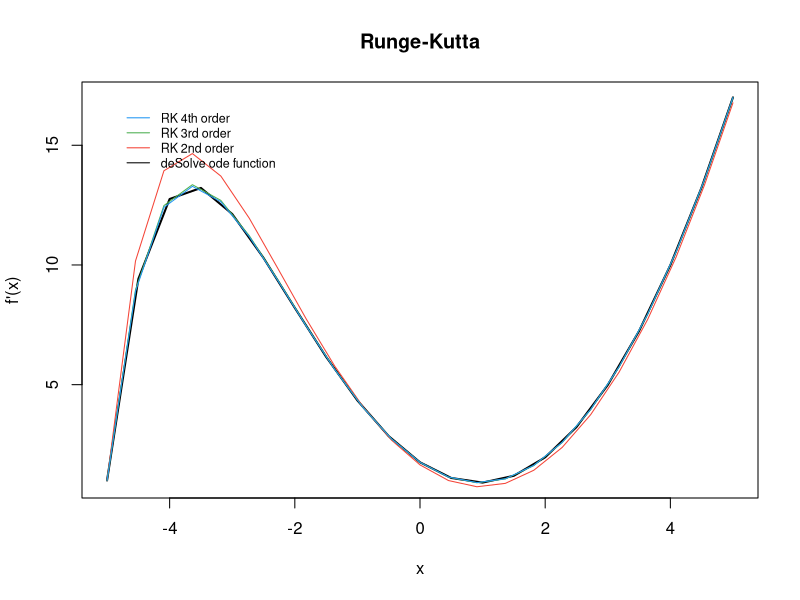
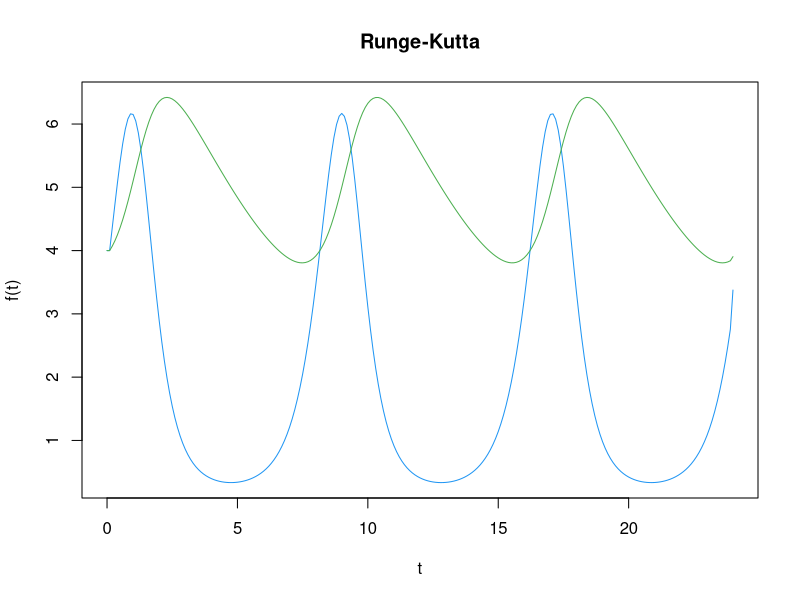
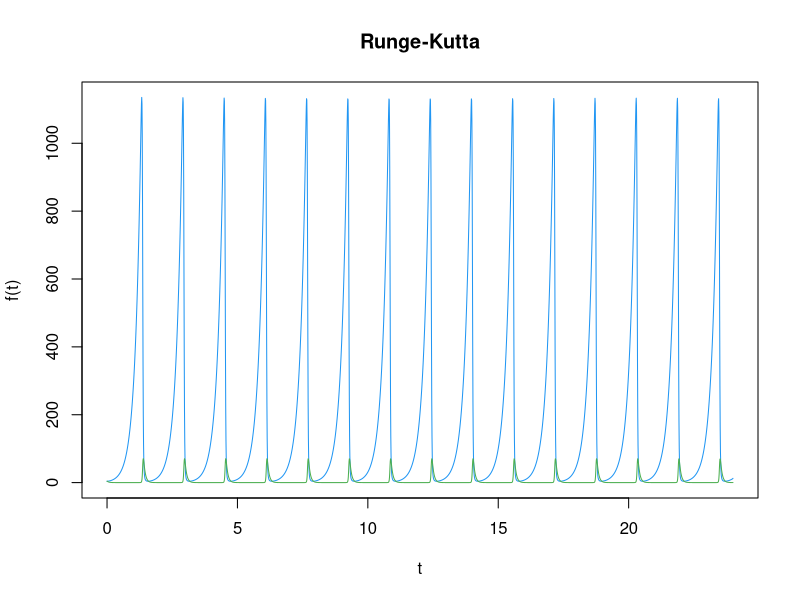
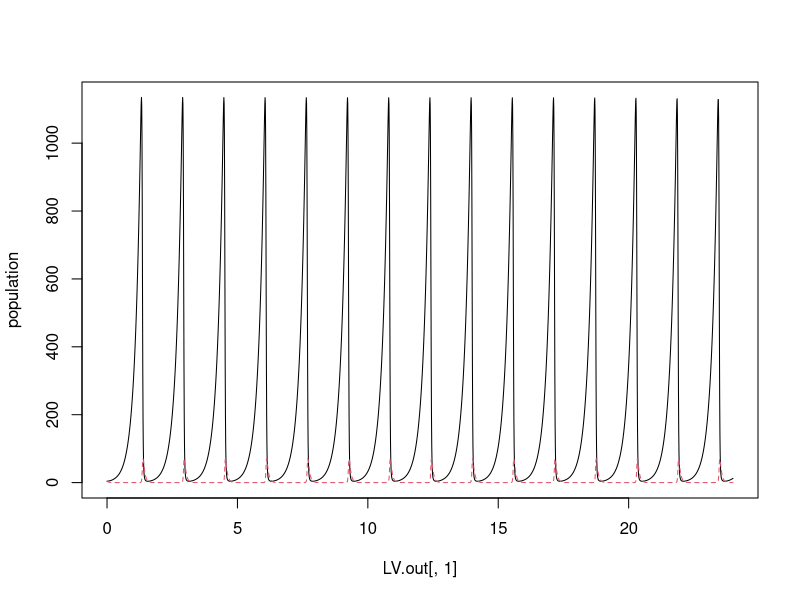
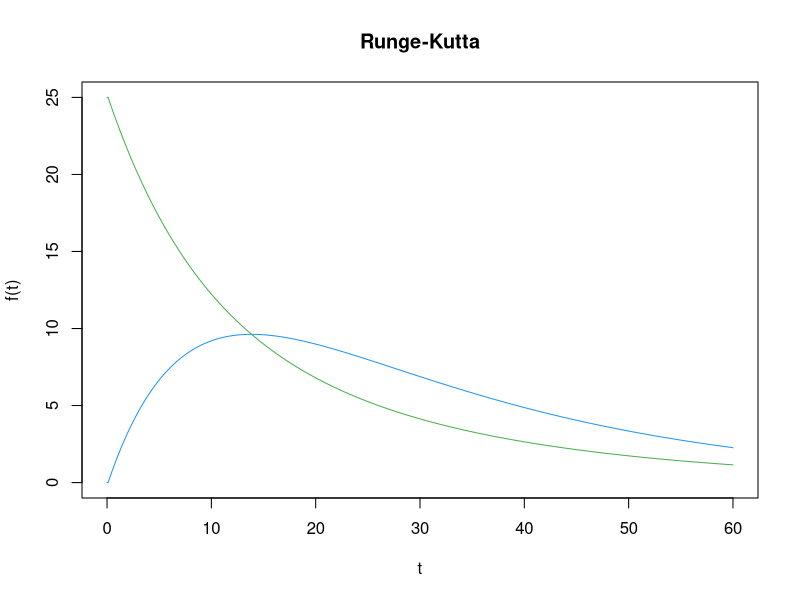
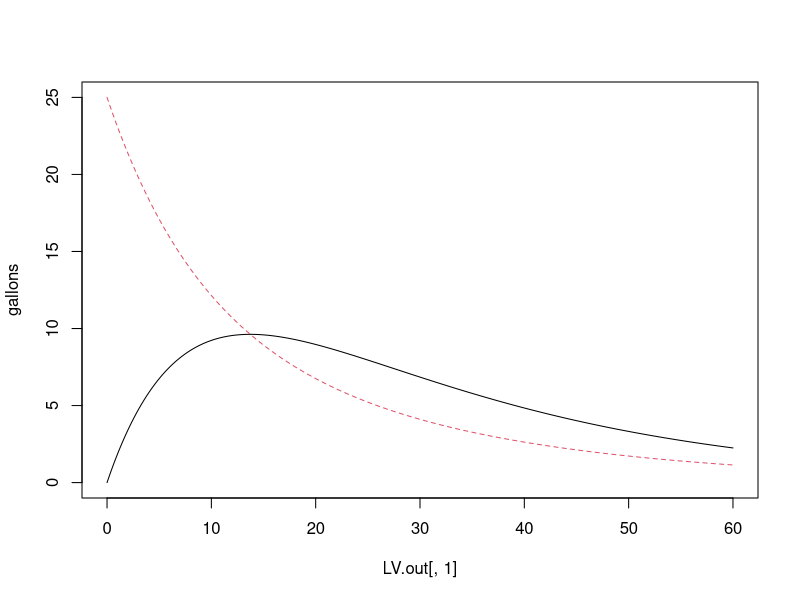

Here is the R script that generated these plots, in order:
#*******************************************************************************
#* AUTHOR(S) :
#*     Bruno Gonzalez Soria          (A01169284)
#*     Antonio Osamu Katagiri Tanaka (A01212611)
#*
#* FILENAME :
#*     MidtermEvaluation.R
#*
#* DESCRIPTION :
#*     Simulations (Ene 19 Gpo 1)
#*     Midterm Evaluation
#*
#* NOTES :
#*     -
#*
#* START DATE :
#*     20 Mar 2019
#*******************************************************************************
################################################################################
# Second section (40 points)
# Algorithm Coding. All algorithms must be coded by yourself. The only libraries accepted for this part are the ones that already come with the R language. Do not use any package that already have the algorithm coded. Also, the code must be commented with the instructions to use your code and at least one function to demonstrate its functionality. It is recommended to do a flow chart to explain the logic of the algorithm.

#-------------------------------------------------------------------------------
#c) Runge-Kutta. The algorithm will receive an ODE, initial values for x and y, the step size and the upper bound. The output will be the plot of the second, third and fourth order RK approximations. To demonstrate the functionality of your code, use the analytical answer of the ODE to compare all the approximations (30 points)

# ----- CLEARING EVERYTHING -----

rm(list = ls(all = TRUE)) # Delete workspace
graphics.off() # Clear plots
cat("\014") # Clear console

# ----- CODE IMPLEMENTATION -----

# Runge-Kutta - 2nd order
rungeKutta2 <- function(funct, x0, y0, x1, n) {
  
  # convert the string-function into an actual function
  f <- function(xx, yy) {
    return(eval(parse(text = funct), envir = list(x = xx, y = yy)))
  }
  
  # create vx and vy to store the RK calculations for each step
  vx <- double(n + 1)
  vy <- double(n + 1)
  vx[1] <- x <- x0
  vy[1] <- y <- y0
  
  # get the step size h
  h <- (x1 - x0) / n
  
  for (i in 1:n) {
    # from http://campus.usal.es/~mpg/Personales/PersonalMAGL/Docencia/MetNumTema4Teo(09-10).pdf
    
    # compute the RK constants k
    k1 <- h * f(x, y)
    k2 <- h * f(x + 0.5 * h, y + 0.5 * k1)
    
    # store the calculated x and y within vx and vy respectively
    # and update x and y
    vx[i + 1] <- x <- x0 + i * h
    vy[i + 1] <- y <- y + (k1 + k2) / 2
  }
  
  # return vx and vy (just in case)
  return(cbind(vx, vy))
}

# -----

# Runge-Kutta - 3rd order
rungeKutta3 <- function(funct, x0, y0, x1, n) {
  
  # convert the string-function into an actual function
  f <- function(xx, yy) {
    return(eval(parse(text = funct), envir = list(x = xx, y = yy)))
  }
  
  # create vx and vy to store the RK calculations for each step
  vx <- double(n + 1)
  vy <- double(n + 1)
  vx[1] <- x <- x0
  vy[1] <- y <- y0
  
  # get the step size h
  h <- (x1 - x0) / n
  
  for (i in 1:n) {
    # from http://campus.usal.es/~mpg/Personales/PersonalMAGL/Docencia/MetNumTema4Teo(09-10).pdf
    
    # compute the RK constants k
    k1 <- h * f(x, y)
    k2 <- h * f(x + 0.5 * h, y + 0.5 * k1)
    k3 <- h * f(x + h, y - k1 + 2 * k2)
    
    # store the calculated x and y within vx and vy respectively
    # and update x and y
    vx[i + 1] <- x <- x0 + i * h
    vy[i + 1] <- y <- y + (k1 + 4 * k2 + k3) / 6
  }
  
  # return vx and vy (just in case)
  return(cbind(vx, vy))
}

# -----

# Runge-Kutta - 4th order
rungeKutta4 <- function(funct, x0, y0, x1, n) {
  
  # convert the string-function into an actual function
  f <- function(xx, yy) {
    return(eval(parse(text = funct), envir = list(x = xx, y = yy)))
  }
  
  # create vx and vy to store the RK calculations for each step
  vx <- double(n + 1)
  vy <- double(n + 1)
  vx[1] <- x <- x0
  vy[1] <- y <- y0
  
  # get the step size h
  h <- (x1 - x0) / n
  
  for (i in 1:n) {
    # from http://campus.usal.es/~mpg/Personales/PersonalMAGL/Docencia/MetNumTema4Teo(09-10).pdf
    
    # compute the RK constants k
    k1 <- h * f(x, y)
    k2 <- h * f(x + 0.5 * h, y + 0.5 * k1)
    k3 <- h * f(x + 0.5 * h, y + 0.5 * k2)
    k4 <- h * f(x + h, y + k3)
    
    # store the calculated x and y within vx and vy respectively
    # and update x and y
    vx[i + 1] <- x <- x0 + i * h
    vy[i + 1] <- y <- y + (k1 + 2 * k2 + 2 * k3 + k4) / 6
  }
  
  # return vx and vy (just in case)
  return(cbind(vx, vy))
}

# -----

library (deSolve)
RKPlot <- function(func, x0, y0, x1, n) {
  # Plot of the second, third and fourth order RK approximations
  #
  # Parameters
  # ----------
  # func : string
  # ODE function of two variabless
  # x0, y0 : numeric
  # initial values
  # x1 : numeric
  # upper bound
  # n : numeric
  # number of steps
  #
  # Returns
  # -------
  # void
  
  # Calculate RK aproxminations
  rk2 = rungeKutta2(func, x0, y0, x1, n) # RK 2nd order
  rk3 = rungeKutta3(func, x0, y0, x1, n) # RK 3rd order
  rk4 = rungeKutta4(func, x0, y0, x1, n) # RK 4th order
  
  # store the RK approxamations in separate variables
  x2 <- rk2[, 1] # RK 2nd order
  y2 <- rk2[, 2]
  
  x3 <- rk3[, 1] # RK 3rd order
  y3 <- rk3[, 2]
  
  x4 <- rk4[, 1] # RK 4th order
  y4 <- rk4[, 2]
  
  # Compute analytical answer of the ODE using deSolve's ode fuction
  # to compare all RK the approximations
  model <- function(x, y, parms) {
    with(as.list(c(y, parms)), {
      dy = eval(parse(text = funct), envir = list(x, y))
      list(dy)
    })
  }
  y <- c(y = init_y)
  parms <- c()
  x <-
    seq(init_x,
        upper_bound,
        length(init_x:upper_bound) / number_of_steps)
  # save deSolve's results
  out <- ode(y, times = x, model, parms)
  
  # Plot deSolve's output
  plot(
    out,
    xlab = "x",
    ylab = "f'(x)",
    type = "l",
    main = ' Runge-Kutta ',
    col = "black",
    lwd = 2
  )
  # Plot RK approximations
  lines(x2, y2, col = "#f44336") # RK 2nd order (red)
  lines(x3, y3, col = "#4caf50") # RK 3rd order (green)
  lines(x4, y4, col = "#2196f3") # RK 4th order (blue)
  
  # add a legent to the plot
  legend(
    'topleft',
    inset = .05,
    legend = c(
      "RK 4th order",
      "RK 3rd order",
      "RK 2nd order",
      "deSolve ode function"
    ),
    col = c('#2196f3', '#4caf50', '#f44336', 'black'),
    lwd = c(1),
    bty = 'n',
    cex = .75
  )
}

# ----- ENTER YOUR INPUT -----

# ODE to be evaluated:
funct = "x^2 - y"
# Enter Y initial Value:
init_y = 1
# Enter X initial Value:
init_x = -5
# Enter Upper bound
upper_bound = 5
# Enter number of steps (the step size is going to be calculated calculated):
number_of_steps = length(init_x:upper_bound) * 2

# ----- VALIDATING RESULTS -----

# Calling the function for the solution:
RKPlot(funct, init_x, init_y, upper_bound, number_of_steps)


#-------------------------------------------------------------------------------
#d) Coupled Runge-Kutta. Modify the fourth order RK algorithm to receive two ODEs. The output will be the plot of both ODEs approximations. (10 points)

# ----- CLEARING EVERYTHING -----

rm(list = ls(all = TRUE)) # Delete workspace
graphics.off() # Clear plots
cat("\014") # Clear console

# ----- CODE IMPLEMENTATION -----

# Runge-Kutta - 4th order - for a 2-equation 1st order system
rungeKutta4_2eq <- function(y0, times, funct, p) {
  
  # create xx and yy to store the RK calculations for each step
  xx <- double(length(times) - 1)
  xx[1] <- xn <- y0[1]
  
  yy <- double(length(times) - 1)
  yy[1] <- yn <- y0[2]
  
  # get the step size h
  h <- (max(times) - min(times)) / length(times)
  i = 2 # start populating the 2nd element of xx and yy. the 1st ones are y0
  
  for (tn in times) {
    # from https://www.calvin.edu/~scofield/courses/m231/materials/rungeKuttaFormulas.pdf
    # and https://math.stackexchange.com/questions/721076/help-with-using-the-runge-kutta-4th-order-method-on-a-system-of-2-first-order-od
    
    # compute the RK constants k and l
    kn1 = funct(tn, xn, yn)[[1]][[1]]
    ln1 = funct(tn, xn, yn)[[1]][[2]]
    
    kn2 = funct(
      tn + h / 2,
      xn + (1 / 2) * kn1 * h,
      yn + (1 / 2) * ln1 * h)[[1]][[1]]
    ln2 = funct(
      tn + h / 2,
      xn + (1 / 2) * kn1 * h,
      yn + (1 / 2) * ln1 * h)[[1]][[2]]
    
    kn3 = funct(
      tn + h / 2,
      xn + (1 / 2) * kn2 * h,
      yn + (1 / 2) * ln2 * h)[[1]][[1]]
    ln3 = funct(
      tn + h / 2,
      xn + (1 / 2) * kn2 * h,
      yn + (1 / 2) * ln2 * h)[[1]][[2]]
    
    kn4 = funct(tn + h, xn + kn3 * h, yn + ln3 * h)[[1]][[1]]
    ln4 = funct(tn + h, xn + kn3 * h, yn + ln3 * h)[[1]][[2]]
    
    # store the calculated xn and yn within xx and yy respectively
    xx[i] = as.numeric(xn)
    yy[i] = as.numeric(yn)
    
    # update xn and yn
    xn <- xn + h * (kn1 + 2 * kn2 + 2 * kn3 + kn4) / 6
    yn <- yn + h * (ln1 + 2 * ln2 + 2 * ln3 + ln4) / 6
    
    # update the index i to avoid overwriting in xx and yy
    i = i + 1
  }
  
  # remove the last element within xx and yy,
  # their length shall match times's length to plot
  xx = xx[-length(times + 1)]
  yy = yy[-length(times + 1)]
  
  # mmin and mmax are the plot y-limits
  mmin = as.numeric(min(xx))
  mmax = as.numeric(max(xx))
  mmin <- if (mmin > min(yy))
    min(yy)
  else
    mmin
  mmax <- if (mmax < max(yy))
    max(yy)
  else
    mmax
  
  # plot xx
  plot(
    times,
    xx,
    xlab = "t",
    ylab = "f(t)",
    type = "l",
    main = ' Runge-Kutta ',
    col = "#2196f3", # (blue)
    lwd = 1,
    ylim = c(mmin, mmax)
  )
  # plot yy in the same image
  lines(times, yy, col = "#4caf50") # (green)
  
  # return xx and yy (just in case)
  return(cbind(xx, yy))
}

# ----- ENTER YOUR INPUT -----

# ODEs to be evaluated: P -> x ; N -> y ;
myFunction <- function(t, y, p) {
  N <- y[1]
  P <- y[2]
  with(as.list(p), {
    dNdt <- c * N - d * P * N
    dPdt <- -a * P + b * P * N
    return(list(c(dNdt, dPdt)))
  })
}

# ODEs' coefficients:
a <- 0.16
b <- 0.08
c <- 4.5
d <- 0.9

# ODEs' coefficients/parameters:
p <- c(a = a,
       b = b,
       c = c,
       d = d)

# Initial conditions: P -> x ; N -> y ;
y0 <- c(N = 4, P = 4)

# time vector: to define t0, tf, and the step size
times <- seq(0, 24, 0.1)

# ----- VALIDATING RESULTS -----

out <- rungeKutta4_2eq(y0, times, myFunction, p)


################################################################################
# Third Section (60 points)
# Applied Computing. In this section you will use your fourth-order coupled Runge-Kutta algorithm code to solve different problems. Compare your answers with the "ode" function from the "deSolve" R package. Plot your answer vs the deSolve answer. Justify if the problem is stiff or not, the chosen step size, and the time units that the step size represent (seconds, minutes, hours, days, etc).

#-------------------------------------------------------------------------------
# c) Lotka-Volterra equations / predator-prey equations. The following ODEs describe the interaction between foxes and bunnies.
#
# dx/dt = -16x + 0.08xy
# dy/dt = 4.5y - 0.9xy
#
# At the start of the model there are 4 foxes and 4 bunnies. Choose the best step size to model the first 2 years of the ecosystem (30 points)

# P -> x ; N -> y

# ----- ENTER YOUR INPUT -----

# ODEs to be evaluated: P -> x ; N -> y ;
predpreyLV <- function(t, y, p) {
  N <- y[1]
  P <- y[2]
  with(as.list(p), {
    dNdt <- c * N - d * P * N
    dPdt <- -a * P + b * P * N
    return(list(c(dNdt, dPdt)))
  })
}

# ODEs' coefficients:
a <- 16
b <- 0.08
c <- 4.5
d <- 0.9

# ODEs' coefficients/parameters:
p <- c(a = a,
       b = b,
       c = c,
       d = d)

# Initial conditions: P -> x ; N -> y ;
y0 <- c(N = 4, P = 4)

# time vector: to define t0, tf, and the step size
times <- seq(0, 24, 0.01) # time unit = months

# ----- STUDENT RESULTS -----

out <- rungeKutta4_2eq(y0, times, predpreyLV, p)

# ----- deSolve RESULTS -----

library(deSolve)
library(lattice) # to plot using matplot

LV.out <- ode(y = y0, times, predpreyLV, p)
matplot(LV.out[, 1], LV.out[, 2:3], type = "l", ylab = "population")

# ----- RESULTS ANALYSIS -----

# The problem is not stiff as the differential equations are numerically stable


#-------------------------------------------------------------------------------
# d) Coupled water tanks. Two water tanks are joined as depicted in the Figure 1. The model that describes the water flow from one tank to the other [gallon/minute] is given by the following ODEs:
#
# dx_1/dt = -(2/25)x_1 + (1/50)x_2
# dx_2/dt =  (2/25)x_1 - (2/25)x_2
#
# Choose the best step size to model the first 60 minutes. Assume that the first tank has 25 gallons and the second tank is empty before the h2 door is opened. (30 points)

# P -> x ; N -> y

# ----- ENTER YOUR INPUT -----

# ODEs to be evaluated: P -> x ; N -> y ;
watertanksLV <- function(t, y, p) {
  N <- y[1]
  P <- y[2]
  with(as.list(p), {
    dNdt <- c * P - d * N
    dPdt <- -a * P + b * N
    return(list(c(dNdt, dPdt)))
  })
}

# ODEs' coefficients:
a <- (2 / 25)
b <- (1 / 50)
c <- (2 / 25)
d <- (2 / 25)

# ODEs' coefficients/parameters:
p <- c(a = a,
       b = b,
       c = c,
       d = d)

# Initial conditions: P -> x ; N -> y ;
y0 <- c(N = 0, P = 25)

# time vector: to define t0, tf, and the step size
times <- seq(0, 60, 0.1) # time unit = minutes

# ----- STUDENT RESULTS -----

out <- rungeKutta4_2eq(y0, times, watertanksLV, p)

# ----- deSolve RESULTS -----

library(deSolve)
library(lattice) # to plot using matplot

LV.out <- ode(y = y0, times, watertanksLV, p)
matplot(LV.out[, 1], LV.out[, 2:3], type = "l", ylab = "gallons")

# ----- RESULTS ANALYSIS -----

# The problem is not stiff as the differential equations are numerically stable

#*******************************************************************************
